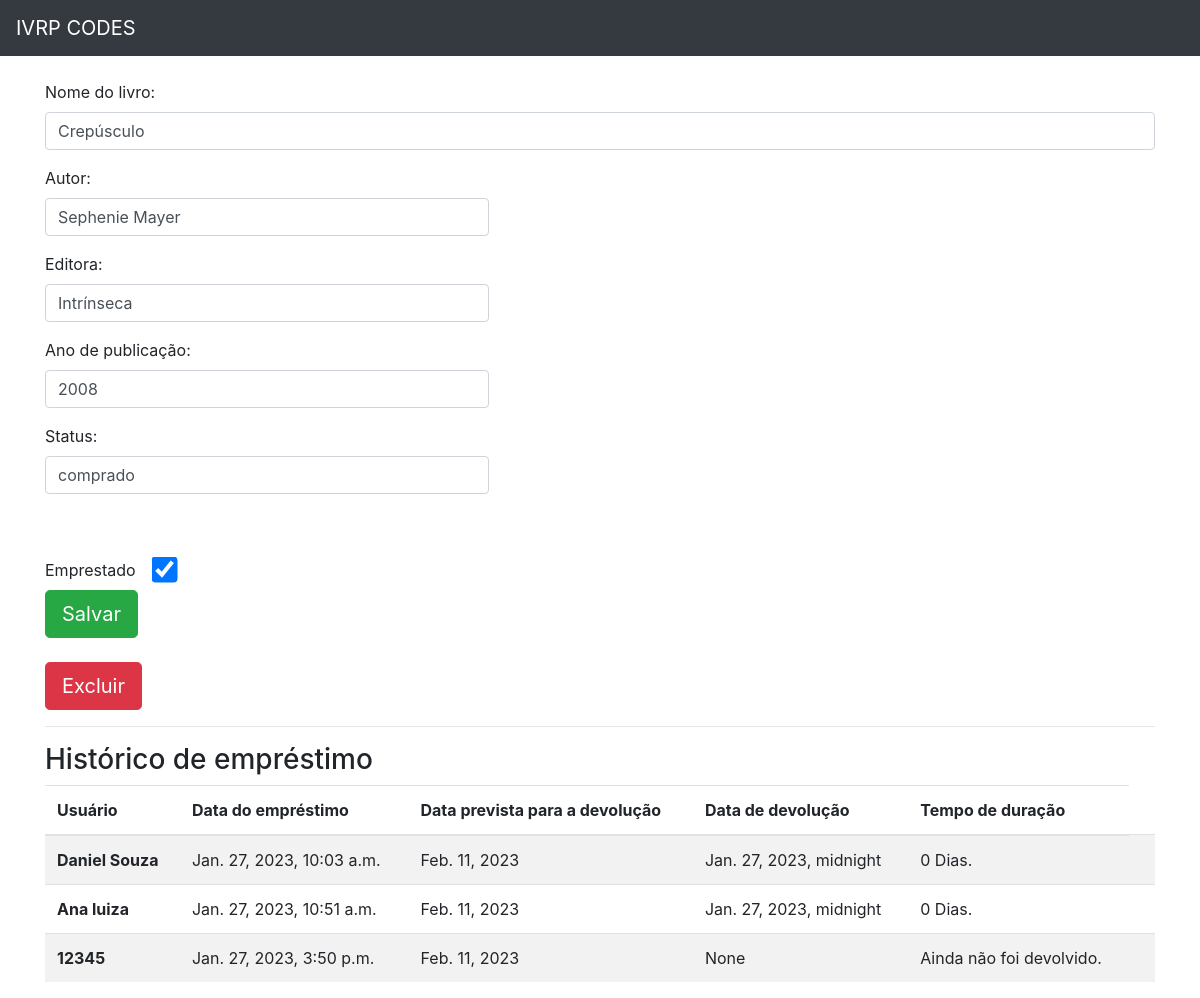
Page /livro/ver_livro/4 on the committed database.
### livro/models.py (models this page shows, shortened)
class Livros(models.Model):
  img = models.ImageField(upload_to='capa_livro', null = True, blank = True)
  titulo = models.CharField(max_length = 100)
  autor = models.CharField(max_length = 30)
  editora = models.CharField(max_length = 50)
  status = models.CharField(max_length = 8)
  emprestado = models.BooleanField(default = False)
  categoria = models.ForeignKey(Categoria, on_delete= models.DO_NOTHING)
  anoPublicacao = models.CharField(max_length = 4)
  class Meta:
    verbose_name = 'Livro'

class Emprestimo(models.Model):
  nome_emprestado = models.ForeignKey(Usuario, on_delete=models.DO_NOTHING)
  data_emprestimo = models.DateTimeField(default = datetime.datetime.now())
  data_devolucao = models.DateTimeField(blank=True, null=True)
  data_prevista_devolucao = models.DateField(blank=True, null=True)
  cpf_biblio = models.CharField(max_length=11)
  livro = models.ForeignKey(Livros, on_delete=models.DO_NOTHING)
  class Meta:
    verbose_name = 'Emprestimo'

### usuarios/models.py (models this page shows)
class Usuario(models.Model):
    nome = models.CharField(max_length=30)
    email = models.EmailField()
    categoria = models.CharField(max_length=50)
    turma = models.CharField(max_length=50)
    telefone = models.CharField(max_length=11)
    senha = models.CharField(max_length=8)
    def __str__(self) -> str:
        return self.nome

### livro/views.py (the view)
# urls.py: path('ver_livro/<int:id>', views.ver_livros, name='ver_livros'),
def ver_livros(request, id):
    livro = Livros.objects.get(id = id)
    emprestimos = Emprestimo.objects.filter(livro = livro)
    form = CadastroLivro()
    return render(request, 'ver_livro.html', {'livro': livro, 'emprestimos': emprestimos, 'form': form, 'id_livro': id})

### livro/forms.py
class CadastroLivro(forms.ModelForm):
    class Meta:
        model = Livros
        fields = "__all__"
    def __init__(self, *args, **kwargs):
        super().__init__(*args, **kwargs)

### livro/templatetags/filtros.py (called while the page is built)
@register.filter
def mostra_duracao(value1, value2):
    if all((isinstance(value1, datetime), isinstance(value2, date))):
        dias = (value1 - value2).days
        texto = 'Dias'
        if dias == 1:
            texto = 'Dia'
        if dias < 0:
            dias = 0
        return f"{dias} {texto}."
    else:
        return "Ainda não foi devolvido."

### livro/templates/ver_livro.html (shortened to what this page needs)
{% extends 'base3.html' %}
{% load filtros %}
{% block 'conteudo' %}
<div class="container">
        <br>
        <form action="#" method="POST">
          <p>
            <label>Nome do livro:</label>
            <input class="form-control" type="texte" value="{{livro.titulo}}" name="titulo">
          </p>
          <p>
            <label>Autor:</label>
            <input style="width: 40%;" class="form-control" type="texte" value="{{livro.autor}}" name="autor">
          </p>
          <p>
            <label>Editora:</label>
            <input style="width: 40%;" class="form-control" type="texte" value="{{livro.editora}}" name="editora">
          </p>
          <p>
              <label>Ano de publicação:</label>
              <input style="width: 40%;" class="form-control" type="texte" value="{{livro.anoPublicacao}}" name="anoPublicacao">
          </p>
          <p>
              <label>Status:</label>
              <input style="width: 40%;" class="form-control" type="texte" value="{{livro.status}}" name="status">
            </p>
          <br>
          <br>
            <label>Emprestado &nbsp; &nbsp;</label>
            {% if livro.id %}
              <input style= "transform: scale(2.0)" checked type="checkbox" name="emprestado">
            {% else %}
              <input style= "transform: scale(2.0)" type="checkbox" name="emprestado">
            {% endif %}
            <br>
            <input type="submit" class="btn btn-success btn-lg" value="Salvar">
        </form>
        <br>
        <button type="button" class="btn btn-danger btn-lg" data-toggle="modal" data-target="#exampleModal2">
          Excluir
        </button>
        <hr>
        <h3>Histórico de empréstimo</h3>
        <table class="table table-striped">
          <thead>
            <tr>
              <th scope="col">Usuário</th>
              <th scope="col">Data do empréstimo</th>
              <th scope="col">Data prevista para a devolução</th>
              <th scope="col">Data de devolução</th>
              <th scope="col">Tempo de duração</th>
            </tr>
          </thead>
          <tbody>
            {%for i in emprestimos%}
              <tr>
                <th scope="row">{{i.nome_emprestado}}</th>
                <td>{{i.data_emprestimo}}</td>
                <td>{{i.data_prevista_devolucao}}</td>
                <td>{{i.data_devolucao}}</td>
                <td>{{i.data_devolucao|mostra_duracao:i.data_emprestimo}}</td>
                <td></td>
              </tr>
            {%endfor%}
          </tbody>
        </table>
        </div>
{% endblock %}

### rows in the picture
Livros: titulo "Crepúsculo", autor "Sephenie Mayer", editora "Intrínseca", anoPublicacao "2008", status "comprado"
Emprestimo: nome_emprestado "Daniel Souza", data_emprestimo "Jan. 27, 2023, 10:03 a.m.", data_prevista_devolucao "Feb. 11, 2023", data_devolucao "Jan. 27, 2023, midnight", data_devolucao|mostra_duracao "0 Dias."
Emprestimo: nome_emprestado "Ana luiza", data_emprestimo "Jan. 27, 2023, 10:51 a.m.", data_prevista_devolucao "Feb. 11, 2023", data_devolucao "Jan. 27, 2023, midnight", data_devolucao|mostra_duracao "0 Dias."
Emprestimo: nome_emprestado "12345", data_emprestimo "Jan. 27, 2023, 3:50 p.m.", data_prevista_devolucao "Feb. 11, 2023", data_devolucao "None", data_devolucao|mostra_duracao "Ainda não foi devolvido."
